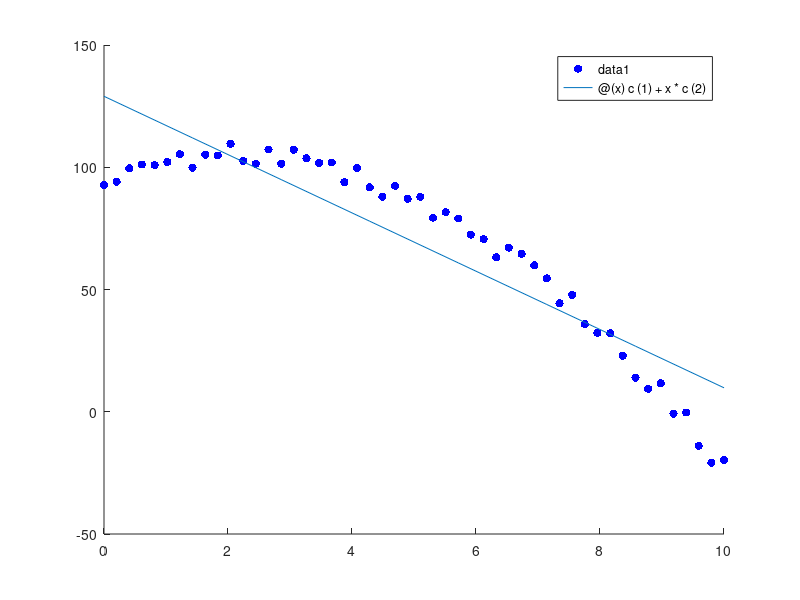

MATLAB code for this plot: (Note: this script raises an error after producing the figure.)
function b = LinRegFitUnder()

x = linspace(0,10,50)';
A = [ones(50,1),x];  
y = -2 * (x - 2).^2 + 100 + rand(50,1) * 10;



size(A)
size(y)
c = A' * A \ A' * y


scatter(x,y,'filled','MarkerFaceColor','blue');
hold on
fp = fplot(@(x) c(1) + x * c(2), [0 10]);
set([fp],'LineWidth',2)

end

